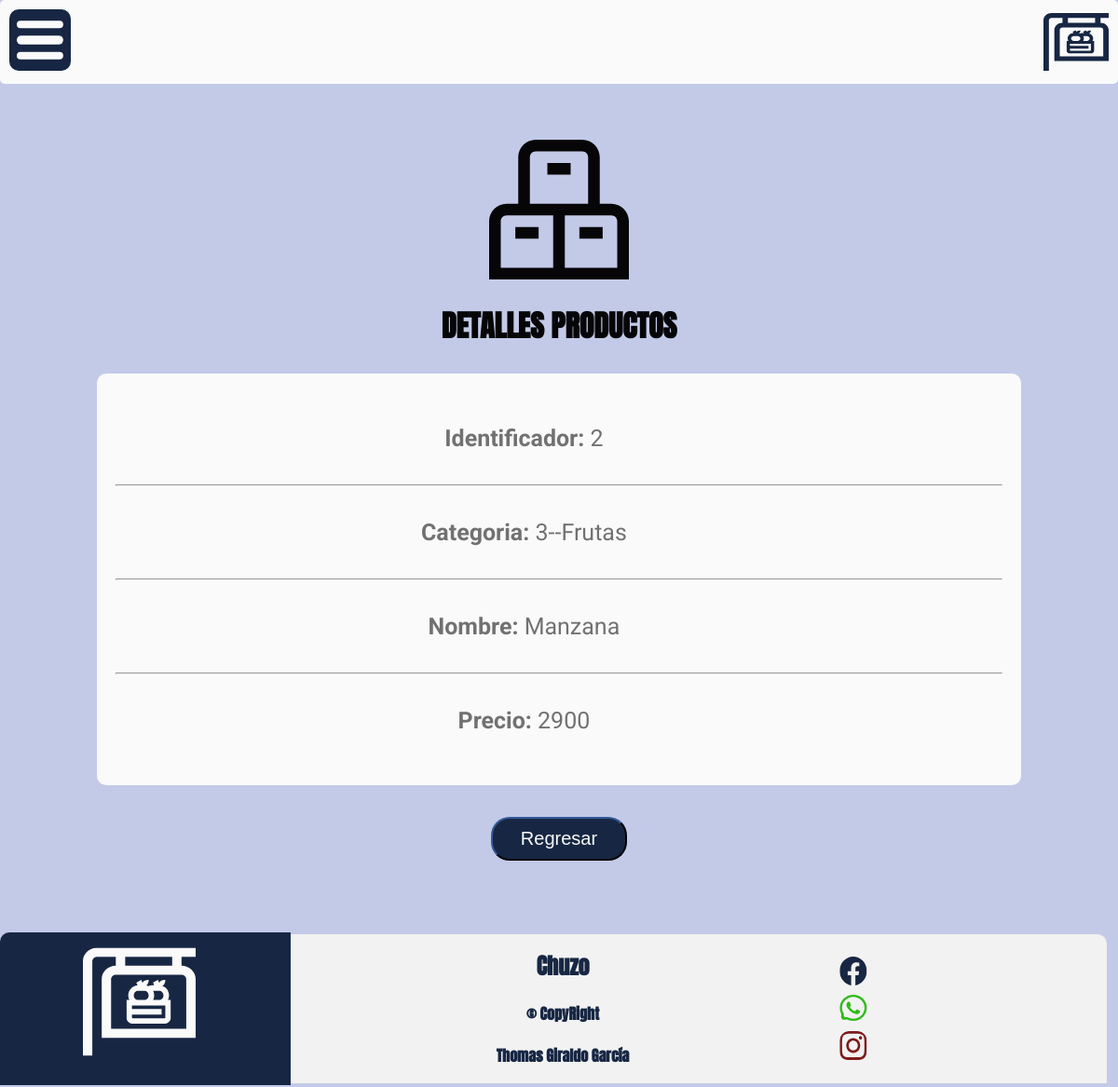
Screenshot of /detalles_producto.php?id=2 (signed in) with the database file from the repository.
### tables this page shows
CREATE TABLE `productos` (
  `prod_id` int(11) NOT NULL,
  `prod_cate_id` int(11) DEFAULT NULL,
  `prod_nombre` varchar(30) NOT NULL,
  `prod_precio` int(11) DEFAULT NULL
);

CREATE TABLE `categorias` (
  `cate_id` int(11) NOT NULL,
  `cate_nombre` varchar(30) NOT NULL,
  `cate_descripcion` varchar(200) DEFAULT NULL
);

### controller/Controller_productos.php (called while the page is built, shortened)
<?php
require('../models/Conexion.php');
function get_productos(){
    $con = new Conexion();
    try{
        $query = $con->getCon()->query('SELECT p.prod_id, p.prod_cate_id, p.prod_nombre, p.prod_precio, c.cate_nombre FROM productos AS p JOIN categorias AS c ON c.cate_id = p.prod_cate_id ORDER BY p.prod_id ASC');
        $productos = [];
        $num_rows = $query->num_rows;
        for ($i = 0; $i < $num_rows; $i++) {
            $fila = $query->fetch_assoc();
            $productos[$i] = $fila;
        }
        $con->closeCon();
        return $productos;
    }catch(mysqli_sql_exception $e){
        echo "Error al consultar productos".$e->getMessage();
        $con->closeCon();
        return [];
    }
}
    function detalle_producto($id){
    $productos = get_productos();
    $deta = [];
    foreach($productos as $prod){
        if($id == $prod['prod_id']){
            $deta = $prod;
            break;
        }
    }
    return $deta;
}
?>

### models/Conexion.php (called while the page is built)
<?php
class Conexion{
    private $con;
    public function __construct()
    {
    try {
        $this->con = new mysqli('localhost', 'root', '', 'chuzo');
    } catch (mysqli_sql_exception $e) {
        echo 'Error de conexión: ' . $e->getMessage();
    }
    }
    function getCon(){
        return $this->con;
    }
    function closeCon(){
        $this->con = null;
    }
}
?>

### public/detalles_producto.php (the view, shortened to what this page needs)
<!DOCTYPE html>
<html lang="es">
<head>
    <link rel="stylesheet" type="text/css" href="styles/style.css">
</head>
<body class="body">
    <?php
    require('../controller/Controller_productos.php');
    if (isset($_GET['id'])){
        $id = $_GET['id'];
        $producto = detalle_producto($id);
    }else{
        echo "No se pudo tomar el id";
    }
    ?>
    <nav>
        <div class="navbar-1">
            <div class="hamburger">
                <img src="img/logo-navbar-hamburguer.svg" height="50" width="50" onclick="Menu()"
                    class="logo-navbar-hamburguer">
                <img class="logo-menu" src="img/logo.svg" alt="" width="70" height="70">
            </div>
        </div>
    </nav>
    <div class="container-registro">
        <div class="flex-item">
            <img src="img/producto-navbar.svg" width="150px" height="150px">
        </div>
    </div>
    <div class="container-registro">
        <div class="flex-item fontype">
            <h1 class="title">
                DETALLES PRODUCTOS
            </h1>
        </div>
    </div>
    <div class="container-detalles">
        <div>
            <p>
               <b>Identificador:</b> <?php echo $producto['prod_id']; ?>
            </p>
            <hr>
            <p>
               <b>Categoria:</b> <?php echo $producto['prod_cate_id']."--".$producto['cate_nombre']; ?>
            </p>
            <hr>
            <p>
                <b>Nombre:</b> <?php echo $producto['prod_nombre']; ?>
            </p>
            <hr>
            <p>
                <b>Precio:</b> <?php echo $producto['prod_precio']; ?>
            </p>
        </div>
    </div>
    <br>
    <div class="container">
        <div class="btns-form">
            <a href="tabla_productos.php">
                <button type="button" class="btn-form">
                    Regresar
                </button>
            </a>
        </div>
    </div>
    <br>
    <footer class="footer">
        <div class="logo-section">
            <div>
                <img src="img/Logo-blanco-footer.svg" alt="Logo" class="logo">
            </div>
        </div>
        <div class="text-section">
            <h2>Chuzo</h2>
            <h4>&copy; CopyRight</h4>
            <h4>Thomas Giraldo García</h4>
        </div>
        <div class="icon-section">
            <img src="img/facebook-footer.svg" alt="Icono 1" class="icon">
            <img src="img/Whatsapp-footer.svg" alt="Icono 2" class="icon">
            <img src="img/Instagram-footer.svg" alt="Icono 3" class="icon">
        </div>
    </footer>
</body>
</html>

### public/styles/style.css (style rules this page uses)
.body, html { background-color: #c3cae8; font-family: 'Roboto', sans-serif; height: 100%; margin: 0; }
.body h1, h2, h3, h4, h5, h6 { font-family: 'Anton', sans-serif; }
.title { color: #060608; }
.navbar-1 { display: flex; flex-direction: column; background-color: #fafafa; color: #060608; padding: 10px; border-radius: 5px; margin-bottom: 60px; }
.hamburger { display: flex; justify-content: space-between; }
.logo-navbar-hamburguer { background-color: #172743; padding: 8px; border-radius: 10px; transition: background-color 0.6s ease; }
.container-registro { display: flex; justify-content: center; }
.flex-item { width: auto; align-content: center; }
.container { display: flex; justify-content: center; align-items: center; padding: 10px; margin-bottom: 50px; }
.btn-form { padding: 10px 30px; border-radius: 20px; color: #fafafa; background-color: #172743; font-size: 20px; margin: 0px 10px; border-color: #172743; transition: background-color 0.6s ease; }
.btns-form { display: flex; flex-wrap: wrap; justify-content: space-between; }
.footer { position: relative; bottom: 0%; width: 99%; height: 20%; display: flex; justify-content: space-between; align-items: center; background-color: #f2f2f2; border-radius: 10px 10px 0px 0px; }
.logo-section { flex: 1; display: flex; background-color: #172743; border-radius: 10px 0px 0px 0px; padding: 10px; justify-content: center; height: 90%; }
.logo { width: 90%; height: 90%; }
.text-section { flex: 2; text-align: center; color: #172743; }
.icon-section { flex: 1; display: flex; flex-direction: column; justify-content: center; }
.icon { width: 30px; margin: 5px; }
.container-detalles { display: flex; text-align: center; align-items: center; justify-content: center; padding: 5px; color: #717171; font-size: 25px; }
.container-detalles div { text-align: center; background-color: #fafafa; max-width: 80%; width: 80%; border-radius: 10px; padding: 20px; }
.container-detalles div p { padding: 10px; width: 90%; }
button { margin-top: 20px; }

### rows the page displays
productos: prod_id "2", prod_cate "3", prod_nombre "Manzana", prod_precio "2900"
categorias: cate_nombre "Frutas"
